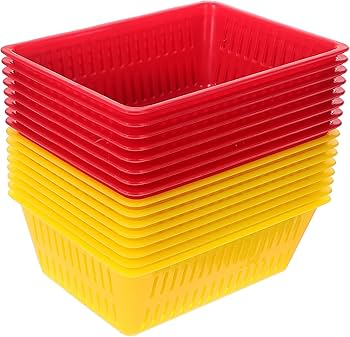
#> input picture Basic level image processing/c10_Color_Image_Processing/R1_Sari_Kirmizi.jpg, 350 x 337 px, given in place of the camera
$ python K9_16_WEBCAM_Adaptif_Esikleme.py
#> lines starting #> are read from the running program, lines starting #| are printed output that depends on the picture; after the words box and inside, x2 and y2 are one past the last pixel; in counts of white or black regions, pixels touching at a corner belong together
# -*- coding: utf-8 -*-
"""
Created on Tue Mar 26 04:26:13 2024

@author: muozi
"""

import cv2
import numpy as np

# Video dosyasını oku
cap = cv2.VideoCapture(0)

while True:
    # Bir sonraki çerçeveyi oku
    ret, frame = cap.read()
#> frame is the input picture: shape (337, 350, 3); mean B, G, R 94.4, 140.1, 230.3

    # Eğer çerçeve alınamazsa döngüden çık
    if not ret:
        break

    # Çerçeveyi gri tonlamaya çevir
    gray_frame = cv2.cvtColor(frame, cv2.COLOR_BGR2GRAY)
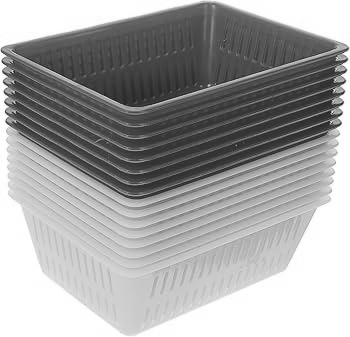
#> gray_frame: shape (337, 350); min 28, max 255, mean 161.8

    # Basit thresholding (127)
    _, thresh_frame_127 = cv2.threshold(gray_frame, 127, 255, cv2.THRESH_BINARY)
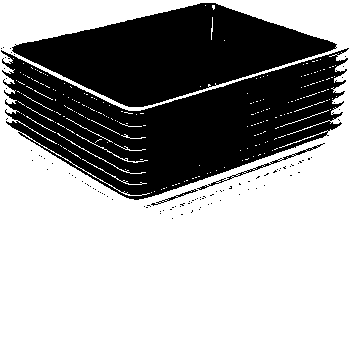
#> thresh_frame_127: shape (337, 350); 62% white; 98 black regions (94 under 20 px), largest, box (x1, y1, x2, y2) and area: (1, 48, 349, 200) 26096, (12, 3, 337, 107) 18170, (197, 143, 325, 190) 287, (151, 189, 198, 206) 101

    # Adaptive thresholding (MEAN_C)
    thresh_frame_mean = cv2.adaptiveThreshold(gray_frame, 255, cv2.ADAPTIVE_THRESH_MEAN_C, cv2.THRESH_BINARY, 115, 2)
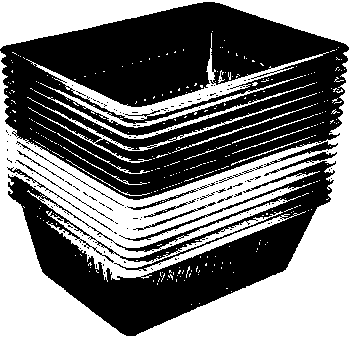
#> thresh_frame_mean: shape (337, 350); 46.8% white; 311 white regions (296 under 20 px), largest, box (x1, y1, x2, y2) and area: (0, 0, 350, 337) 47904, (26, 33, 329, 120) 2738, (27, 93, 317, 163) 959

    # Adaptive thresholding (GAUSSIAN_C)
    thresh_frame_gaussian = cv2.adaptiveThreshold(gray_frame, 255, cv2.ADAPTIVE_THRESH_GAUSSIAN_C, cv2.THRESH_BINARY, 115, 2)
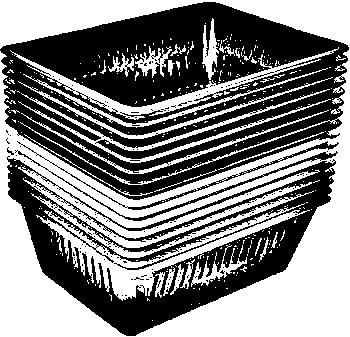
#> thresh_frame_gaussian: shape (337, 350); 51.4% white; 169 black regions (163 under 20 px), largest, box (x1, y1, x2, y2) and area: (0, 2, 349, 200) 37121, (7, 156, 336, 336) 18255, (15, 150, 338, 221) 846, (17, 141, 339, 210) 735, (251, 72, 274, 79) 24, (7, 147, 14, 155) 20

    # Otsu thresholding
    _, thresh_frame_otsu = cv2.threshold(gray_frame, 0, 255, cv2.THRESH_BINARY + cv2.THRESH_OTSU)
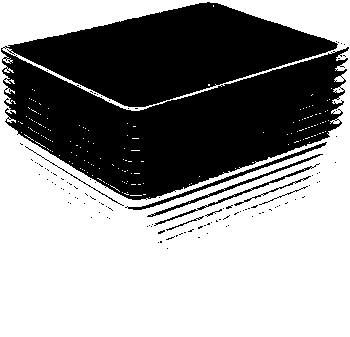
#> thresh_frame_otsu: shape (337, 350); 58.6% white; 114 black regions (105 under 20 px), largest, box (x1, y1, x2, y2) and area: (1, 2, 349, 200) 46563, (125, 142, 327, 210) 686, (147, 154, 323, 217) 497

    # Eşiklenmiş çerçeveleri göster
    cv2.imshow("Video_Trafic", frame)
    cv2.imshow("Basit Thresholding (127)", thresh_frame_127)
    cv2.imshow("Adaptive Thresholding (MEAN_C)", thresh_frame_mean)
    cv2.imshow("Adaptive Thresholding (GAUSSIAN_C)", thresh_frame_gaussian)
    cv2.imshow("Otsu Thresholding", thresh_frame_otsu)

    # 'q' tuşuna basıldığında döngüyü sonlandır
    if cv2.waitKey(25) & 0xFF == ord("q"):
#> (key q is pressed here)
        break

# Videoyı serbest bırak ve pencereleri kapat
cap.release()
cv2.destroyAllWindows()

$ run again, on Basic level image processing/c10_Color_Image_Processing/R2_Sari_Kutucuk_Mavi_Kapak.jpg
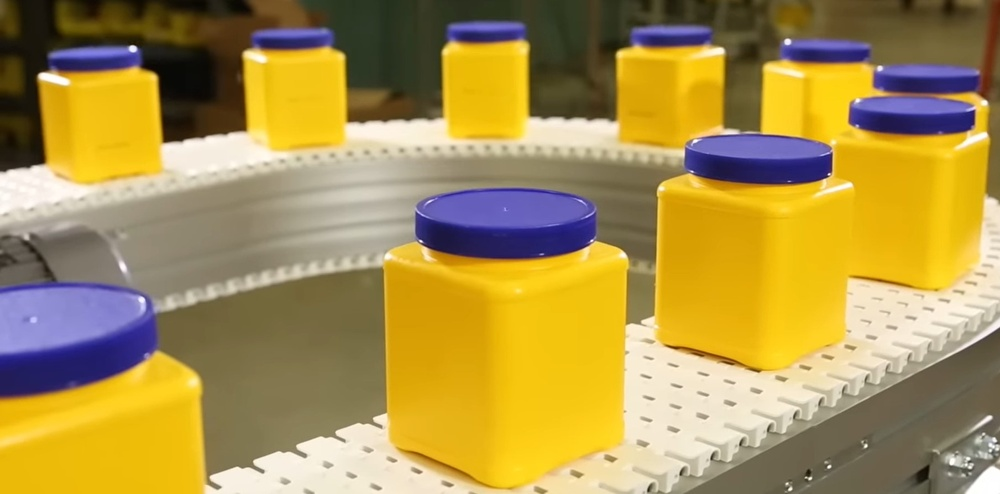
#> input picture Basic level image processing/c10_Color_Image_Processing/R2_Sari_Kutucuk_Mavi_Kapak.jpg, 1000 x 494 px, shrunk from 1809 x 894 before the run, given in place of the camera
#> frame is the input picture: shape (494, 1000, 3); mean B, G, R 78.3, 146.5, 170.4
#> `_, thresh_frame_127 = cv2.threshold(gray_frame, 127, 255, cv2.THRESH_B..`:
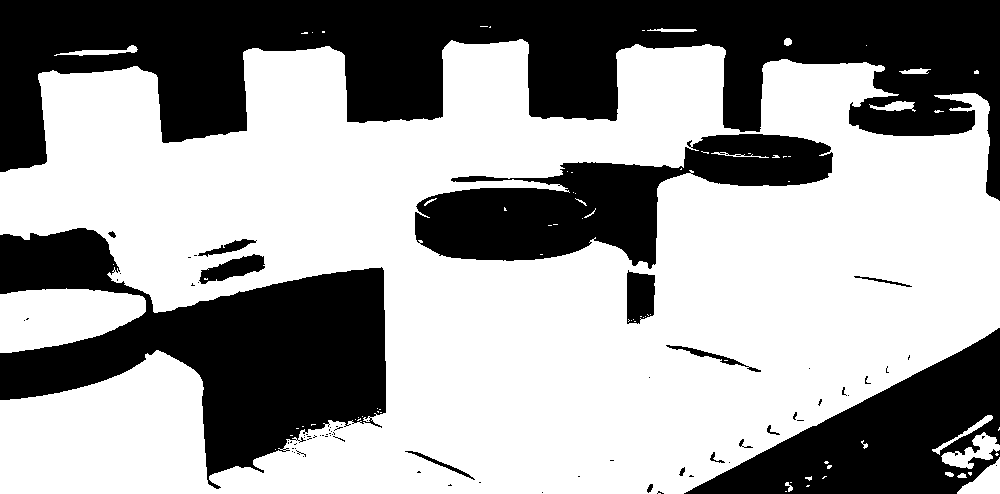
#> thresh_frame_127: shape (494, 1000); 61.5% white; 77 black regions (61 under 20 px), largest, box (x1, y1, x2, y2) and area: (0, 0, 1000, 201) 91497, (0, 228, 386, 489) 45843, (415, 134, 833, 269) 25182
#> thresh_frame_mean: shape (494, 1000); 51.7% white; 183 black regions (102 under 20 px), largest, box (x1, y1, x2, y2) and area: (0, 134, 833, 490) 89234, (0, 0, 981, 172) 66898, (633, 327, 1000, 494) 23317
#> thresh_frame_gaussian: shape (494, 1000); 57.1% white; 380 black regions (243 under 20 px), largest, box (x1, y1, x2, y2) and area: (0, 134, 833, 490) 77575, (0, 0, 892, 172) 52136, (657, 159, 983, 373) 17949
#> `_, thresh_frame_otsu = cv2.threshold(gray_frame, 0, 255, cv2.THRESH_BI..`:
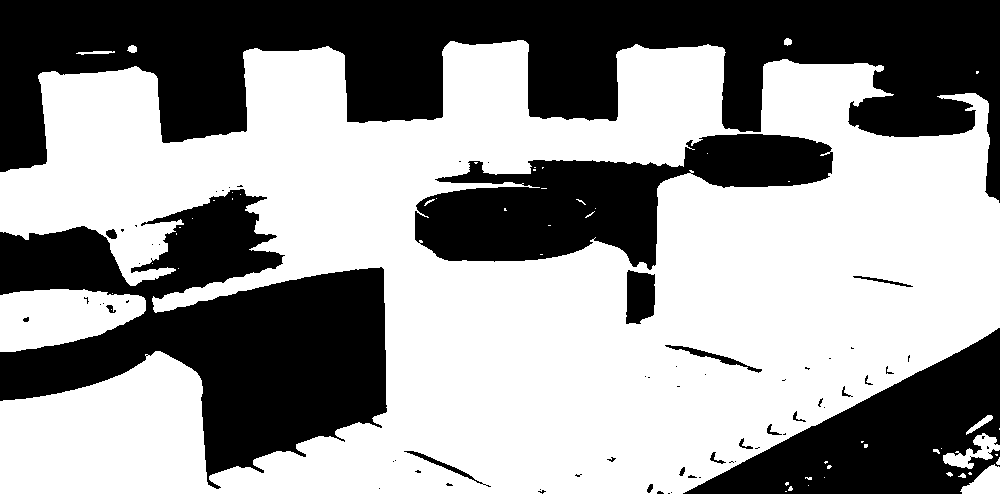
#> thresh_frame_otsu: shape (494, 1000); 58.8% white; 67 black regions (45 under 20 px), largest, box (x1, y1, x2, y2) and area: (0, 0, 1000, 203) 92923, (0, 189, 387, 489) 55993, (415, 134, 833, 270) 27413

$ run again, on Basic level image processing/c10_Color_Image_Processing/bee.jpg
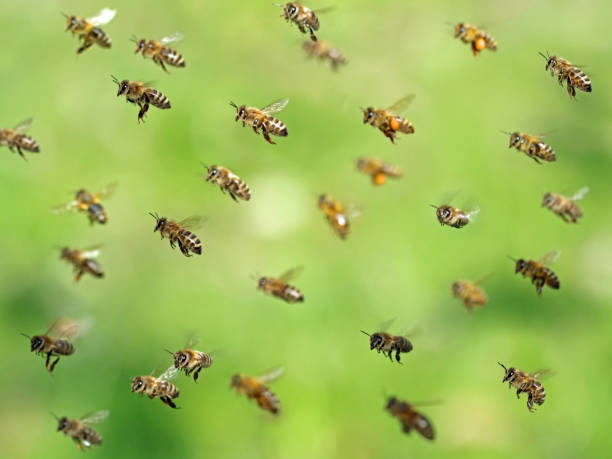
#> input picture Basic level image processing/c10_Color_Image_Processing/bee.jpg, 612 x 459 px, given in place of the camera
#> frame is the input picture: shape (459, 612, 3); mean B, G, R 89.1, 187.1, 158.7
#> `_, thresh_frame_127 = cv2.threshold(gray_frame, 127, 255, cv2.THRESH_B..`:
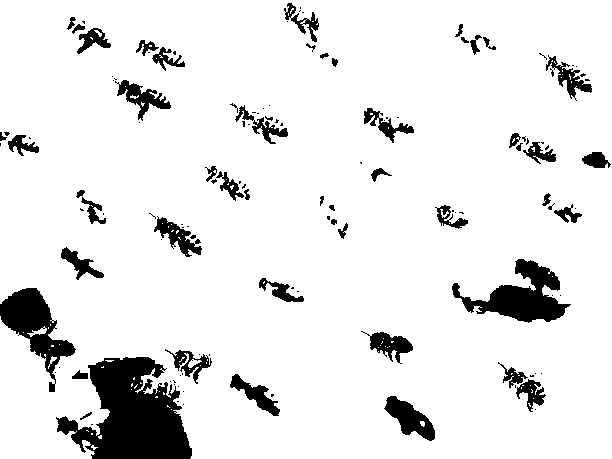
#> thresh_frame_127: shape (459, 612); 90.4% white; 129 black regions (78 under 20 px), largest, box (x1, y1, x2, y2) and area: (56, 357, 192, 459) 8281, (452, 259, 571, 323) 3234, (0, 288, 76, 392) 2872
#> thresh_frame_mean: shape (459, 612); 72.5% white; 215 black regions (169 under 20 px), largest, box (x1, y1, x2, y2) and area: (54, 331, 221, 459) 10204, (153, 98, 360, 203) 8941, (432, 256, 612, 336) 8691
#> thresh_frame_gaussian: shape (459, 612); 74.8% white; 301 black regions (216 under 20 px), largest, box (x1, y1, x2, y2) and area: (432, 255, 612, 333) 7220, (86, 333, 194, 459) 6743, (508, 125, 612, 208) 3546
#> `_, thresh_frame_otsu = cv2.threshold(gray_frame, 0, 255, cv2.THRESH_BI..`:
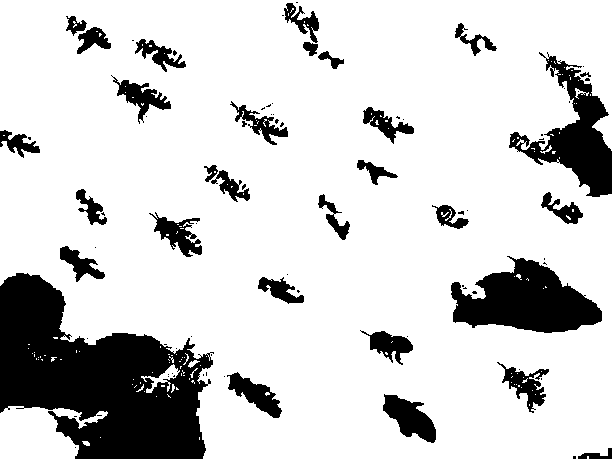
#> thresh_frame_otsu: shape (459, 612); 82% white; 85 black regions (54 under 20 px), largest, box (x1, y1, x2, y2) and area: (0, 273, 214, 459) 23435, (451, 256, 602, 333) 6944, (509, 52, 612, 197) 5283
